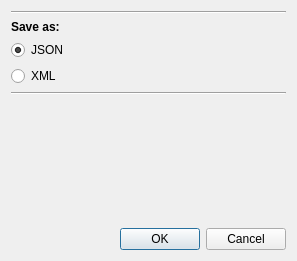
<?xml version="1.0" encoding="UTF-8"?>
<ui version="4.0">
 <class>Dialog</class>
 <widget class="QDialog" name="Dialog">
  <property name="geometry">
   <rect>
    <x>0</x>
    <y>0</y>
    <width>297</width>
    <height>261</height>
   </rect>
  </property>
  <property name="windowTitle">
   <string>Dialog</string>
  </property>
  <layout class="QVBoxLayout" name="verticalLayout">
   <item>
    <widget class="Line" name="line_3">
     <property name="orientation">
      <enum>Qt::Horizontal</enum>
     </property>
    </widget>
   </item>
   <item>
    <widget class="QLabel" name="label">
     <property name="font">
      <font>
       <pointsize>9</pointsize>
       <bold>true</bold>
      </font>
     </property>
     <property name="text">
      <string>Save as:</string>
     </property>
     <property name="indent">
      <number>-1</number>
     </property>
    </widget>
   </item>
   <item>
    <widget class="QRadioButton" name="JsonRadio">
     <property name="text">
      <string>JSON</string>
     </property>
     <property name="checked">
      <bool>true</bool>
     </property>
    </widget>
   </item>
   <item>
    <widget class="QRadioButton" name="XmlRadio">
     <property name="text">
      <string>XML</string>
     </property>
    </widget>
   </item>
   <item>
    <widget class="Line" name="line">
     <property name="orientation">
      <enum>Qt::Horizontal</enum>
     </property>
    </widget>
   </item>
   <item>
    <spacer name="verticalSpacer">
     <property name="orientation">
      <enum>Qt::Vertical</enum>
     </property>
     <property name="sizeHint" stdset="0">
      <size>
       <width>20</width>
       <height>40</height>
      </size>
     </property>
    </spacer>
   </item>
   <item>
    <widget class="QDialogButtonBox" name="buttonBox">
     <property name="orientation">
      <enum>Qt::Horizontal</enum>
     </property>
     <property name="standardButtons">
      <set>QDialogButtonBox::Cancel|QDialogButtonBox::Ok</set>
     </property>
    </widget>
   </item>
  </layout>
 </widget>
 <resources/>
 <connections>
  <connection>
   <sender>buttonBox</sender>
   <signal>accepted()</signal>
   <receiver>Dialog</receiver>
   <slot>accept()</slot>
   <hints>
    <hint type="sourcelabel">
     <x>248</x>
     <y>254</y>
    </hint>
    <hint type="destinationlabel">
     <x>157</x>
     <y>274</y>
    </hint>
   </hints>
  </connection>
  <connection>
   <sender>buttonBox</sender>
   <signal>rejected()</signal>
   <receiver>Dialog</receiver>
   <slot>reject()</slot>
   <hints>
    <hint type="sourcelabel">
     <x>316</x>
     <y>260</y>
    </hint>
    <hint type="destinationlabel">
     <x>286</x>
     <y>274</y>
    </hint>
   </hints>
  </connection>
 </connections>
</ui>
